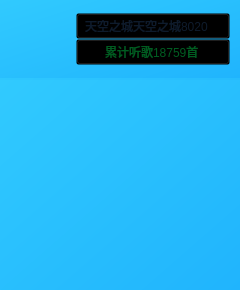
<?xml version="1.0" encoding="UTF-8"?>
<ui version="4.0">
 <class>HeadHover</class>
 <widget class="QWidget" name="HeadHover">
  <property name="geometry">
   <rect>
    <x>0</x>
    <y>0</y>
    <width>240</width>
    <height>290</height>
   </rect>
  </property>
  <property name="maximumSize">
   <size>
    <width>240</width>
    <height>290</height>
   </size>
  </property>
  <property name="windowTitle">
   <string>Form</string>
  </property>
  <property name="styleSheet">
   <string notr="true">QWidget
{
background-color:qlineargradient(spread:pad,x1:0,y1:0,x2:1,y2:1,stop:0 #31cafe, stop:1  #20b4fd);
}</string>
  </property>
  <layout class="QVBoxLayout" name="verticalLayout_4">
   <property name="spacing">
    <number>0</number>
   </property>
   <property name="leftMargin">
    <number>0</number>
   </property>
   <property name="topMargin">
    <number>0</number>
   </property>
   <property name="rightMargin">
    <number>0</number>
   </property>
   <property name="bottomMargin">
    <number>0</number>
   </property>
   <item>
    <layout class="QVBoxLayout" name="verticalLayout_3">
     <property name="spacing">
      <number>2</number>
     </property>
     <item>
      <widget class="QWidget" name="widget_head" native="true">
       <property name="styleSheet">
        <string notr="true"/>
       </property>
       <layout class="QHBoxLayout" name="horizontalLayout">
        <property name="spacing">
         <number>8</number>
        </property>
        <item>
         <spacer name="horizontalSpacer">
          <property name="orientation">
           <enum>Qt::Horizontal</enum>
          </property>
          <property name="sizeType">
           <enum>QSizePolicy::Fixed</enum>
          </property>
          <property name="sizeHint" stdset="0">
           <size>
            <width>8</width>
            <height>20</height>
           </size>
          </property>
         </spacer>
        </item>
        <item>
         <widget class="RoundLab" name="label_head">
          <property name="minimumSize">
           <size>
            <width>50</width>
            <height>50</height>
           </size>
          </property>
          <property name="maximumSize">
           <size>
            <width>50</width>
            <height>50</height>
           </size>
          </property>
          <property name="styleSheet">
           <string notr="true">QLabel
{
/*border-image: url(:/images/user/default_man01.png);*/
background-color: transparent;
}</string>
          </property>
          <property name="text">
           <string/>
          </property>
         </widget>
        </item>
        <item>
         <widget class="QFrame" name="frame_head">
          <property name="minimumSize">
           <size>
            <width>0</width>
            <height>60</height>
           </size>
          </property>
          <property name="maximumSize">
           <size>
            <width>16777215</width>
            <height>60</height>
           </size>
          </property>
          <property name="styleSheet">
           <string notr="true">QFrame
{
background-color: transparent;
}</string>
          </property>
          <property name="frameShape">
           <enum>QFrame::StyledPanel</enum>
          </property>
          <property name="frameShadow">
           <enum>QFrame::Raised</enum>
          </property>
          <layout class="QVBoxLayout" name="verticalLayout_2">
           <property name="leftMargin">
            <number>0</number>
           </property>
           <property name="topMargin">
            <number>0</number>
           </property>
           <property name="rightMargin">
            <number>0</number>
           </property>
           <property name="bottomMargin">
            <number>0</number>
           </property>
           <item>
            <layout class="QVBoxLayout" name="verticalLayout">
             <property name="spacing">
              <number>0</number>
             </property>
             <item>
              <widget class="QPushButton" name="pushButton_userName">
               <property name="minimumSize">
                <size>
                 <width>0</width>
                 <height>26</height>
                </size>
               </property>
               <property name="styleSheet">
                <string notr="true">QPushButton
{
background-color: transparent;
text-align:left;
padding-left:8px;
color: #0e1b2c;
font: 75 10pt &quot;Microsoft YaHei UI&quot;;
}

QPushButton:hover
{
color: #bc1701;
text-decoration: underline;
}</string>
               </property>
               <property name="text">
                <string>天空之城天空之城8020</string>
               </property>
              </widget>
             </item>
             <item>
              <widget class="QPushButton" name="pushButton_otherInfo">
               <property name="minimumSize">
                <size>
                 <width>0</width>
                 <height>26</height>
                </size>
               </property>
               <property name="styleSheet">
                <string notr="true">QPushButton
{
background-color: transparent;
text-align:left;
padding-left:28px;
color: #005d21;
}</string>
               </property>
               <property name="text">
                <string>累计听歌18759首</string>
               </property>
              </widget>
             </item>
            </layout>
           </item>
          </layout>
         </widget>
        </item>
       </layout>
      </widget>
     </item>
     <item>
      <widget class="QListWidget" name="listWidget_menu">
       <property name="styleSheet">
        <string notr="true">#listWidget_menu
{
border: none;
text-align: center;
font-size:15px;
icon-size:20px;
}

#listWidget_menu::item
{
color: black;
height:46px;
padding-left:20px;
background-color: white;
}

#listWidget_menu::item:hover
{
color: black;
padding-left:20px;
background-color: #eae3e6;
}

#listWidget_menu::item:selected
{
color: black;
padding-left:20px;
}</string>
       </property>
      </widget>
     </item>
    </layout>
   </item>
  </layout>
 </widget>
 <customwidgets>
  <customwidget>
   <class>RoundLab</class>
   <extends>QLabel</extends>
   <header>customer/RoundLab.h</header>
  </customwidget>
 </customwidgets>
 <resources/>
 <connections/>
</ui>
